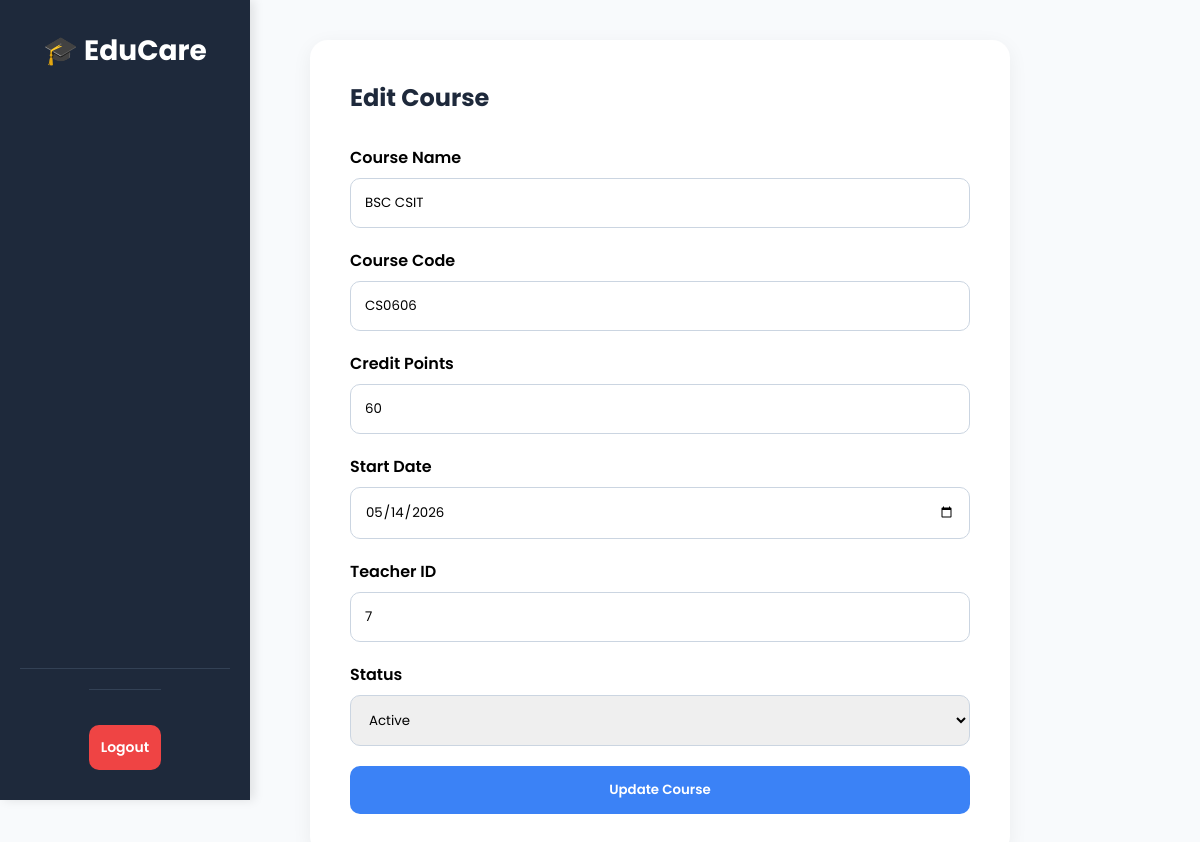
The page /04_Course_management/edit.php?id=19 on the database its author committed.
### tables this page shows
CREATE TABLE `course` (
  `CourseID` int(11) NOT NULL COMMENT 'Auto-incremented unique identifier for each course',
  `CourseName` varchar(100) DEFAULT NULL COMMENT 'Full name of the course',
  `CourseCode` varchar(20) NOT NULL COMMENT 'Unique short code ',
  `CreditPoints` int(10) DEFAULT NULL COMMENT 'Number of credit points awarded for completing the course',
  `StartDate` date NOT NULL COMMENT 'The date of course officially started.',
  `IsActive` tinyint(1) NOT NULL COMMENT 'True if the course is currently active',
  `TeacherID` int(11) DEFAULT NULL
);

### models/course.php (called while the page is built, shortened)
<?php
require_once __DIR__ . '/../database/db.php';
class Course
{
    private $conn;
    public function __construct()
    {
        $db = new Database();
        $this->conn = $db->connect();
    }
    public function getById($id)
    {
        $sql = "SELECT * FROM course WHERE CourseID=?";
        $stmt = $this->conn->prepare($sql);
        $stmt->bind_param("i", $id);
        $stmt->execute();
        return $stmt->get_result()->fetch_assoc();
    }
}

### database/db.php (called while the page is built)
<?php
class Database {
    private $host = "localhost";
    private $user = "root";
    private $pass = "";
    private $db   = "student_record_system";
    public function connect() {
        return new mysqli($this->host, $this->user, $this->pass, $this->db);
    }
}
?>

### controllers/CourseController.php (called while the page is built, shortened)
<?php
require_once __DIR__ . '/../models/course.php';
class CourseController
{
    private $course;
    public function __construct()
    {
        $this->course = new Course();
    }
    public function edit($id)
    {
        return $this->course->getById($id);
    }
}
?>

### 04_Course_management/edit.php (the view, shortened to what this page needs)
<?php
require_once '../controllers/CourseController.php';
$controller = new CourseController();
$id = $_GET['id'];
$course = $controller->edit($id);
?>
<!DOCTYPE html>
<html lang="en">
<head>
</head>
<body>
<?php include '../navbar.php'; ?>
<div class="main-content">
<div class="form-card">
<h2>Edit Course</h2>
<form method="POST">
<div class="input-group">
<label>Course Name</label>
<input
type="text"
name="course_name"
value="<?= htmlspecialchars($course['CourseName']) ?>"
>
</div>
<div class="input-group">
<label>Course Code</label>
<input
type="text"
name="course_code"
value="<?= htmlspecialchars($course['CourseCode']) ?>"
>
</div>
<div class="input-group">
<label>Credit Points</label>
<input
type="number"
name="credit_points"
value="<?= $course['CreditPoints'] ?>"
>
</div>
<div class="input-group">
<label>Start Date</label>
<input
type="date"
name="start_date"
value="<?= $course['StartDate'] ?>"
>
</div>
<div class="input-group">
<label>Teacher ID</label>
<input
type="number"
name="teacher_id"
value="<?= $course['TeacherID'] ?>"
>
</div>
<div class="input-group">
<label>Status</label>
<select name="is_active">
<option
value="1"
<?= $course['IsActive'] ? 'selected' : '' ?>
>
Active
</option>
</select>
</div>
<button
type="submit"
class="btn"
>
Update Course
</button>
</form>
</div>
</div>
</body>
</html>

### 04_Course_management/edit.php (style rules this page uses)
* { margin:0; padding:0; box-sizing:border-box; font-family:'Poppins', sans-serif; }
body { background:#f8fafc; }
.main-content { padding:40px; }
.form-card { max-width:700px; background:white; padding:40px; border-radius:18px; box-shadow: 0 5px 20px rgba(0,0,0,0.06); }
h2 { margin-bottom:30px; color:#1e293b; }
.input-group { margin-bottom:20px; }
label { display:block; margin-bottom:8px; font-weight:600; }
input, select { width:100%; padding:14px; border:1px solid #cbd5e1; border-radius:10px; outline:none; }
.btn { width:100%; border:none; padding:14px; border-radius:10px; background:#3b82f6; color:white; font-weight:600; cursor:pointer; }

### navbar.php (style rules this page uses)
body { margin: 0; font-family: 'Poppins', sans-serif; background: #f8fafc; box-sizing: border-box; }
body:not(.login-page) { padding-left: 270px; }

### rows shown on the page
course: course_name "BSC CSIT", course_code "CS0606", credit_points "60", start_date "05/14/2026", teacher_id "7", is_active "Active"
